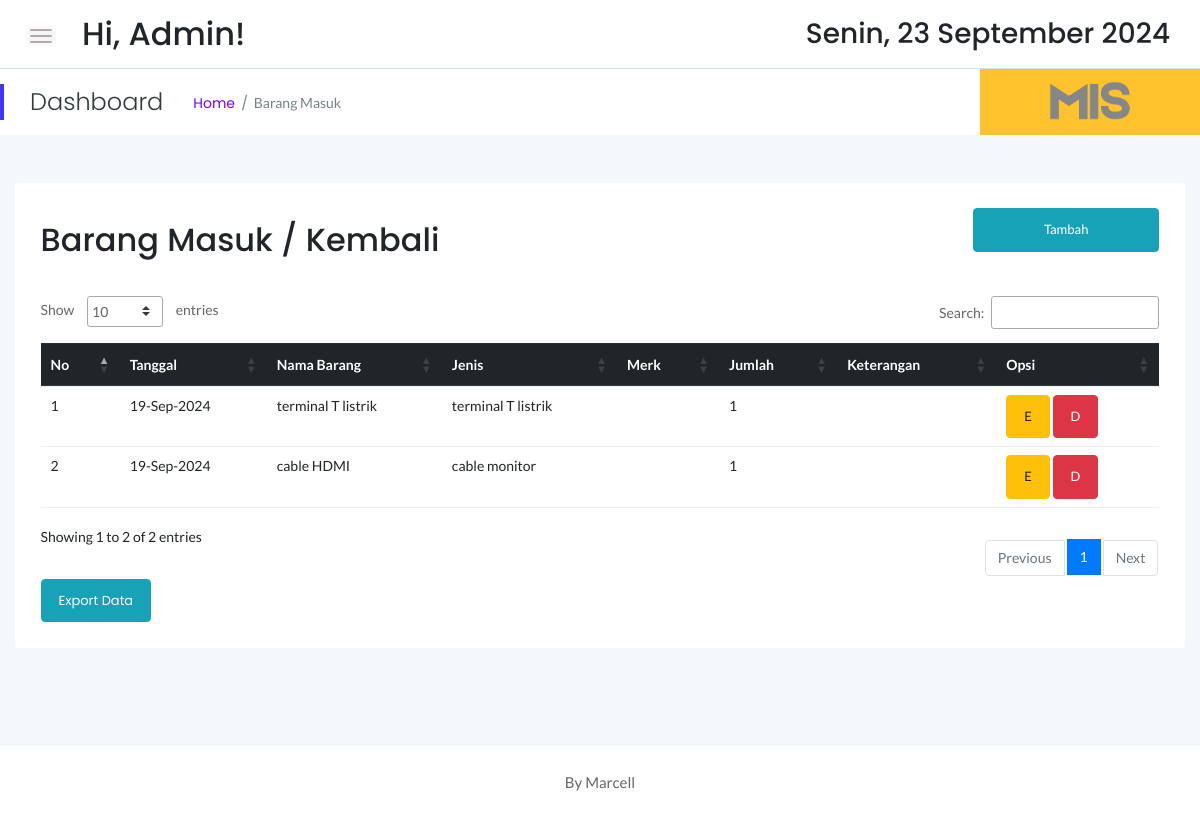
/stock/masuk.php (signed in), run on the app's committed database.
### tables this page shows
CREATE TABLE `sbrg_masuk` (
  `id` int(11) NOT NULL,
  `idx` int(11) NOT NULL,
  `tgl` date NOT NULL,
  `jumlah` int(11) NOT NULL,
  `keterangan` text NOT NULL
);

CREATE TABLE `sstock_brg` (
  `idx` int(11) NOT NULL,
  `nama` varchar(55) NOT NULL,
  `jenis` varchar(30) NOT NULL,
  `merk` varchar(40) NOT NULL,
  `stock` int(12) NOT NULL,
  `satuan` varchar(10) NOT NULL,
  `tgl` date NOT NULL,
  `lokasi` varchar(20) NOT NULL
);

### stock/masuk.php (the view, shortened to what this page needs)
<!doctype html>
<html class="no-js" lang="en">
<?php
    include '../dbconnect.php';
	?>
<head>
    <link rel="stylesheet" href="assets/css/bootstrap.min.css">
    <link rel="stylesheet" href="assets/css/font-awesome.min.css">
    <link rel="stylesheet" href="assets/css/themify-icons.css">
    <link rel="stylesheet" href="assets/css/metisMenu.css">
    <link rel="stylesheet" href="assets/css/owl.carousel.min.css">
    <link rel="stylesheet" href="assets/css/slicknav.min.css">
    <link rel="stylesheet" href="https://www.amcharts.com/lib/3/plugins/export/export.css" type="text/css" media="all" />
	<link rel="stylesheet" type="text/css" href="https://cdn.datatables.net/1.10.19/css/jquery.dataTables.min.css">
    <link rel="stylesheet" type="text/css" href="https://cdn.datatables.net/1.10.19/css/jquery.dataTables.css">
    <link rel="stylesheet" type="text/css" href="https://cdn.datatables.net/1.10.18/css/dataTables.bootstrap4.min.css">
    <link rel="stylesheet" type="text/css" href="https://cdn.datatables.net/responsive/2.2.3/css/responsive.bootstrap.min.css">
    <link rel="stylesheet" type="text/css" href="https://cdn.datatables.net/responsive/2.2.3/css/responsive.jqueryui.min.css">
	<link rel="stylesheet" type="text/css" href="https://cdn.datatables.net/buttons/1.5.2/css/buttons.dataTables.min.css">
    <link rel="stylesheet" href="assets/css/typography.css">
    <link rel="stylesheet" href="assets/css/default-css.css">
    <link rel="stylesheet" href="assets/css/styles.css">
    <link rel="stylesheet" href="assets/css/responsive.css">
</head>
<body>
    <div class="page-container">
        <div class="main-content">
            <div class="header-area">
                <div class="row align-items-center">
                    <div class="col-md-6 col-sm-8 clearfix">
                        <div class="nav-btn pull-left">
                            <span></span>
                            <span></span>
                            <span></span>
                        </div>
                        <div class="search-box pull-left">
                            <form action="#">
                                <h2>Hi, <?=$_SESSION['user'];?>!</h2>
                            </form>
                        </div>
                    </div>
                    <div class="col-md-6 col-sm-4 clearfix">
                        <ul class="notification-area pull-right">
                            <li><h3><div class="date">
						</b></div></h3>
						</li>
                        </ul>
                    </div>
                </div>
            </div>
            <div class="page-title-area">
                <div class="row align-items-center">
                    <div class="col-sm-6">
                        <div class="breadcrumbs-area clearfix">
                            <h4 class="page-title pull-left">Dashboard</h4>
                            <ul class="breadcrumbs pull-left">
                                <li><a href="index.php">Home</a></li>
                                <li><span>Barang Masuk</span></li>
                            </ul>
                        </div>
                    </div>
                    <div class="col-sm-6 clearfix">
                        <div class="user-profile pull-right" style="color:black; padding:0px;">
                            <img src="log.png" width="220px" class="user-name dropdown-toggle" data-toggle="dropdown"\>
                        </div>
                    </div>
                </div>
            </div>
            <div class="main-content-inner">
                <div class="row mt-5 mb-5">
                    <div class="col-12">
                        <div class="card">
                            <div class="card-body">
                                <div class="d-sm-flex justify-content-between align-items-center">
									<h2>Barang Masuk / Kembali</h2>
									<button style="margin-bottom:20px" data-toggle="modal" data-target="#myModal" class="btn btn-info col-md-2"><span class="glyphicon glyphicon-plus"></span>Tambah</button>
                                </div>
                                <div class="market-status-table mt-4">
                                    <div class="table-responsive">
										 <table id="dataTable3" class="table table-hover"><thead class="thead-dark">
											<tr>
												<th>No</th>
												<th>Tanggal</th>
												<th>Nama Barang</th>
												<th>Jenis</th>
												<th>Merk</th>
												<th>Jumlah</th>
												<th>Keterangan</th>
												<th>Opsi</th>
											</tr></thead><tbody>
											<?php
											$brg=mysqli_query($conn,"SELECT * from sbrg_masuk sb, sstock_brg st where st.idx=sb.idx order by sb.id DESC");
											$no=1;
											while($b=mysqli_fetch_array($brg)){
                                                $id = $b['id'];
												?>
												<tr>
													<td><?php echo $no++ ?></td>
													<td><?php $tanggals=$b['tgl']; echo date("d-M-Y", strtotime($tanggals)) ?></td>
													<td><?php echo $b['nama'] ?></td>
													<td><?php echo $b['jenis'] ?></td>
													<td><?php echo $b['merk'] ?></td>
													<td><?php echo $b['jumlah'] ?></td>
													<td><?php echo $b['keterangan'] ?></td>
                                                    <td><button data-toggle="modal" data-target="#edit<?=$id;?>" class="btn btn-warning">E</button> <button data-toggle="modal" data-target="#del<?=$id;?>" class="btn btn-danger">D</button></td>
												</tr>
												<?php
											}
											?>
										</tbody>
										</table>
                                    </div>
									<a href="exportbrgmsk.php" target="_blank" class="btn btn-info">Export Data</a>
                                </div>
                            </div>
                        </div>
                    </div>
                </div>
            </div>
        </div>
        <footer>
            <div class="footer-area">
                <p>By Marcell</p>
            </div>
        </footer>
    </div>
</body>
</html>

### stock/assets/css/responsive.css (style rules this page uses)
@media (min-width: 1200px) and (max-width: 1364px) { .main-content-inner { padding: 0 15px 50px; } }
@media (min-width: 1200px) and (max-width: 1364px) { .page-container, .sbar_collapsed.page-container { padding-left: 0; } }

### data on the page
sbrg_masuk: sstock_brg.tgl "19-Sep-2024", sstock_brg.nama "terminal T listrik", sstock_brg.jenis "terminal T listrik", jumlah "1"
sbrg_masuk: sstock_brg.tgl "19-Sep-2024", sstock_brg.nama "cable HDMI", sstock_brg.jenis "cable monitor", jumlah "1"

### other printed values
$_SESSION['user'] "Admin"
